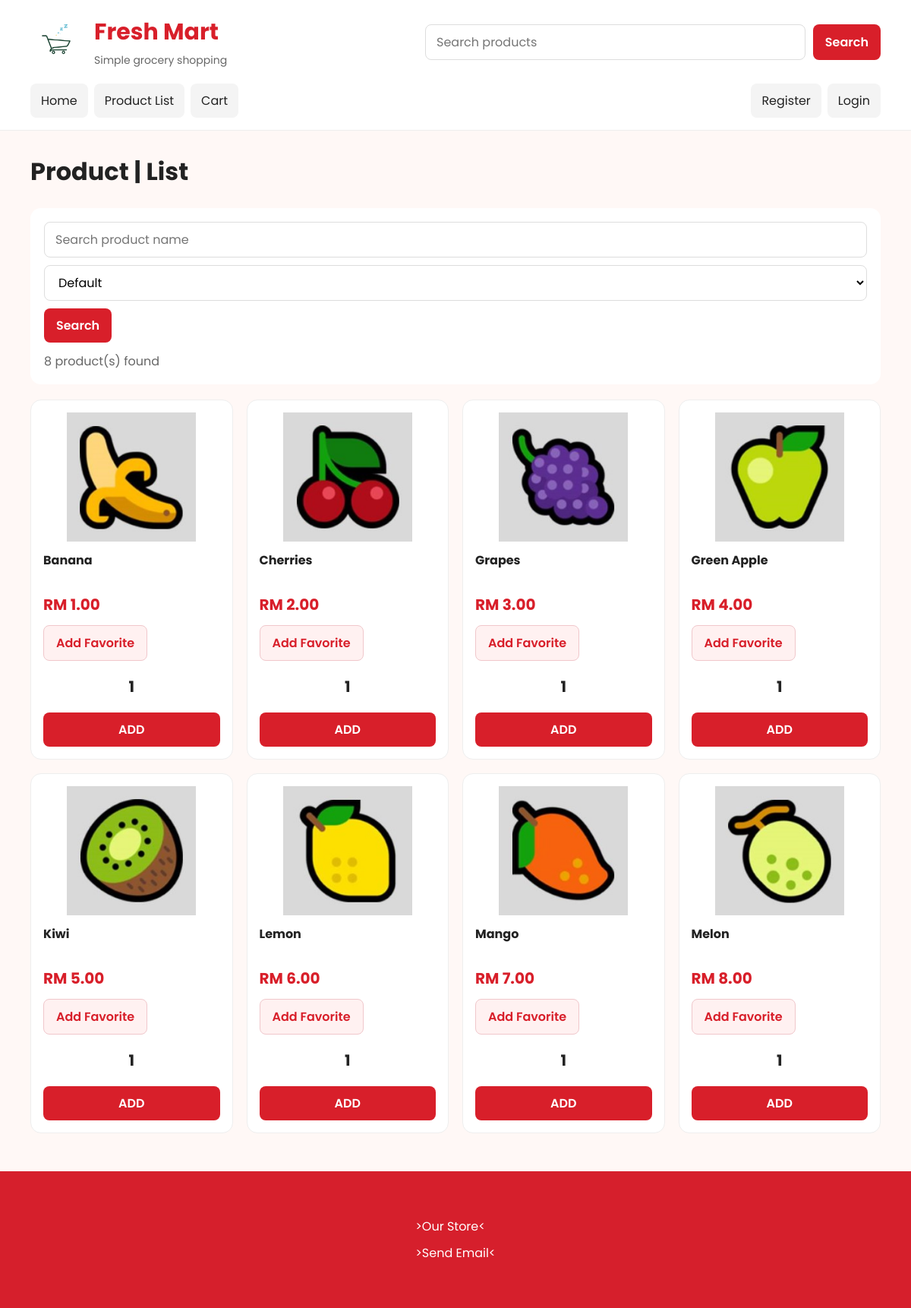
/assignment/product/list.php, run on the app's committed database.
### tables this page shows
CREATE TABLE `product` (
  `id` char(4) NOT NULL,
  `name` varchar(100) NOT NULL,
  `price` decimal(4,2) NOT NULL,
  `photo` varchar(100) NOT NULL
);

### assignment/product/list.php (the view, shortened to what this page needs)
<?php
include '../_base.php';
$name = req('name');
$sort = req('sort', 'default');
$view = req('view');
$favorites = get_favorites();
$orders = [
    'default' => 'id',
    'name_asc' => 'name ASC',
    'name_desc' => 'name DESC',
    'price_asc' => 'price ASC',
    'price_desc' => 'price DESC',
];
$order = $orders[$sort] ?? $orders['default'];
$sql = 'SELECT * FROM product WHERE name LIKE ?';
$params = ["%$name%"];
$stm = $_db->prepare("$sql ORDER BY $order");
$stm->execute($params);
$arr = $stm->fetchAll();
$_title = 'Product | List';
include '../_head.php';
?>
<div class="search-box">
    <form>
        <?= html_search('name', 'placeholder="Search product name"') ?>
        <?= html_select('sort', [
            'default' => 'Default',
            'name_asc' => 'Name A-Z',
            'name_desc' => 'Name Z-A',
            'price_asc' => 'Price Low-High',
            'price_desc' => 'Price High-Low',
        ], null) ?>
        <button>Search</button>
    </form>
    <p><?= count($arr) ?> product(s) found<?= $view == 'favorite' ? ' in favorites' : '' ?></p>
</div>
<?php if ($arr): ?>
    <div id="products">
        <?php foreach ($arr as $p): ?>
            <?php
            $cart = get_cart();
            $unit = $cart[$p->id] ?? 1;
            $is_favorite = in_array($p->id, $favorites);
            ?>
            <div class="product">
                <img src="/products/<?= $p->photo ?>"
                     data-get="/product/detail.php?id=<?= $p->id ?>">
                <div class="product-name"><?= $p->name ?></div>
                <div class="product-price">RM <?= number_format($p->price, 2) ?></div>
                <div class="product-actions">
                    <form method="post">
                        <button class="favorite-button <?= $is_favorite ? 'active' : '' ?>">
                            <?= $is_favorite ? 'Favorited' : 'Add Favorite' ?>
                        </button>
                    </form>
                    <form method="post" class="cart-form">
                        <div class="qty-picker">
                            <button type="button" class="qty-minus">-</button>
                            <div class="qty-display"><?= $unit ?></div>
                            <button type="button" class="qty-plus">+</button>
                        </div>
                        <button>ADD</button>
                    </form>
                </div>
            </div>
        <?php endforeach ?>
    </div>
<?php else: ?>
    <div class="empty-box">
        No products found.
    </div>
<?php endif ?>
<?php
include '../_foot.php';

### assignment/_head.php (shortened to what this page needs)
<!DOCTYPE html>
<html lang="en">
<head>
    <link rel="stylesheet" href="/css/app.css">
</head>
<body>
    <?php
    $is_admin = $_user?->role == 'Admin';
    $count = count(get_cart());
    ?>
    <header class="site-header">
        <div class="header-top">
            <a href="/" class="brand">
                <img src="/photos/logo2.png" alt="Fresh Mart logo">
                <div>
                    <h2>Fresh Mart</h2>
                    <p>Simple grocery shopping</p>
                </div>
            </a>
            <div class="header-tools">
                <form action="/product/list.php" class="header-search">
                    <input type="search" name="name" placeholder="Search products">
                    <button>Search</button>
                </form>
            </div>
        </div>
        <nav class="main-nav">
            <a href="/">Home</a>
            <a href="/product/list.php">Product List</a>
            <?php if (!$is_admin): ?>
                <a href="/order/cart.php">Cart<?= $count ? " ($count)" : '' ?></a>
            <?php endif ?>
            <?php if ($_user): ?>
                <a href="/user/profile.php">Profile</a>
                <a href="/user/password.php">Password</a>
                <a href="/logout.php">Logout</a>
            <?php else: ?>
                <a href="/user/register.php">Register</a>
                <a href="/login.php">Login</a>
            <?php endif ?>
        </nav>
    </header>
    <main>
        <h1><?= $_title ?? 'Untitled' ?></h1>

### assignment/_base.php (shortened to what this page needs)
<?php
function req($key, $value = null) {
    $value = $_REQUEST[$key] ?? $value;
    return is_array($value) ? array_map('trim', $value) : trim($value);
}
function encode($value) {
    return htmlentities($value);
}
function html_search($key, $attr = '') {
    $value = encode($GLOBALS[$key] ?? '');
    echo "<input type='search' id='$key' name='$key' value='$value' $attr>";
}
function html_select($key, $items, $default = '- Select One -', $attr = '') {
    $value = encode($GLOBALS[$key] ?? '');
    echo "<select id='$key' name='$key' $attr>";
    foreach ($items as $id => $text) {
        $state = $id == $value ? 'selected' : '';
        echo "<option value='$id' $state>$text</option>";
    }
    echo '</select>';
}
$_user = $_SESSION['user'] ?? null;
function get_cart() {
    return $_SESSION['cart'] ?? [];
}
function get_favorites() {
    return $_SESSION['favorites'] ?? [];
}

### assignment/_foot.php
    </main>
<section class="footer-banner">
    <div class="footer-banner-content">
        <a href="https://maps.app.goo.gl/WN2ySFFodCxmtdVGA" target="_blank"> >Our Store< </a>
        <a href="mailto:store@gmail.com"> >Send Email< </a>
    </div>
</section>
</body>
</html>

### assignment/css/app.css (style rules this page uses)
body, input, button, textarea, select { font: 16px 'Poppins', sans-serif; }
* { box-sizing: border-box; }
body { margin: 0; background: #fff8f6; color: #222; }
a { color: inherit; text-decoration: none; }
.site-header { background: #fff; border-bottom: 1px solid #eee; }
.header-top { display: flex; gap: 20px; padding: 20px 40px; }
.footer-banner { display: flex; align-items: cen; flex: 1; flex-direction: column; width: 100%; background: #d61f2c; color: #fff; padding: 60px 40px; }
.footer-banner-content { max-width: 1200px; margin: 0 auto; }
.brand { display: flex; align-items: center; gap: 14px; }
.brand img { width: 70px; height: 70px; object-fit: contain; }
.brand h2 { margin: 0; color: #d81f2a; font-size: 30px; }
.brand p { margin: 4px 0 0; color: #666; font-size: 14px; }
.header-search { flex: 1; display: flex; gap: 10px; max-width: 600px; margin-left: auto; }
.header-tools { flex: 1; display: flex; align-items: center; justify-content: flex-end; gap: 14px; margin-left: auto; }
.header-search input, input[type=text], input[type=password], input[type=number], input[type=search], select, textarea { width: 100%; min-height: 42px; padding: 10px 14px; border: 1px solid #ddd; border-radius: 8px; background: #fff; }
.main-nav { display: flex; align-items: center; gap: 8px; padding: 0 40px 16px; overflow-x: auto; }
.main-nav a { white-space: nowrap; padding: 10px 14px; border-radius: 8px; background: #f4f4f4; }
main { padding: 30px 40px 50px; }
main > h1 { margin-top: 0; margin-bottom: 24px; }
button { min-height: 42px; padding: 10px 16px; border: 0; border-radius: 8px; background: #d81f2a; color: #ffffff; cursor: pointer; font-weight: 600; }
.footer-banner-content { display: flex; flex-direction: column; gap: 10px; }

### assignment/product/list.php (style rules this page uses)
.search-box, .empty-box { background: #fff; border-radius: 14px; padding: 18px; margin-bottom: 20px; }
.search-box form { display: flex; gap: 10px; align-items: center; flex-wrap: wrap; }
.search-box p { margin: 12px 0 0; color: #666; }
#products { display: grid; grid-template-columns: repeat(auto-fill, minmax(220px, 1fr)); gap: 18px; }
.product { background: #fff; border: 1px solid #eee; border-radius: 14px; padding: 16px; }
.product img { display: block; width: 100%; height: 170px; object-fit: contain; margin-bottom: 12px; cursor: pointer; }
.product-name { min-height: 48px; font-weight: 700; margin-bottom: 8px; }
.product-price { color: #d81f2a; font-weight: 700; font-size: 20px; margin-bottom: 12px; }
.cart-form { display: grid; gap: 8px; }
.product-actions { display: grid; gap: 8px; }
.favorite-button { min-height: 38px; background: #fff1f1; color: #d81f2a; border: 1px solid #f0c7cb; }
.qty-picker { display: grid; grid-template-columns: 1fr 1fr 1fr; border: 1px solid #ffffff; border-radius: 8px; overflow: hidden; }
.qty-picker button, .qty-display { min-height: 40px; border: 0; background: #ffffff; text-align: center; font-size: 20px; font-weight: 700; }
.qty-picker button { cursor: pointer; background: #ffffff; }
.qty-display { display: grid; place-items: center; }

### data on the page
product: photo (picture), name "Banana", price "1.00", shows "Add Favorite", id "1"
product: photo (picture), name "Cherries", price "2.00", shows "Add Favorite", id "1"
product: photo (picture), name "Grapes", price "3.00", shows "Add Favorite", id "1"
product: photo (picture), name "Green Apple", price "4.00", shows "Add Favorite", id "1"
product: photo (picture), name "Kiwi", price "5.00", shows "Add Favorite", id "1"
product: photo (picture), name "Lemon", price "6.00", shows "Add Favorite", id "1"
product: photo (picture), name "Mango", price "7.00", shows "Add Favorite", id "1"
product: photo (picture), name "Melon", price "8.00", shows "Add Favorite", id "1"

### other printed values
$_title "Product | List"
count($arr) "8"
form field sort "Default"
